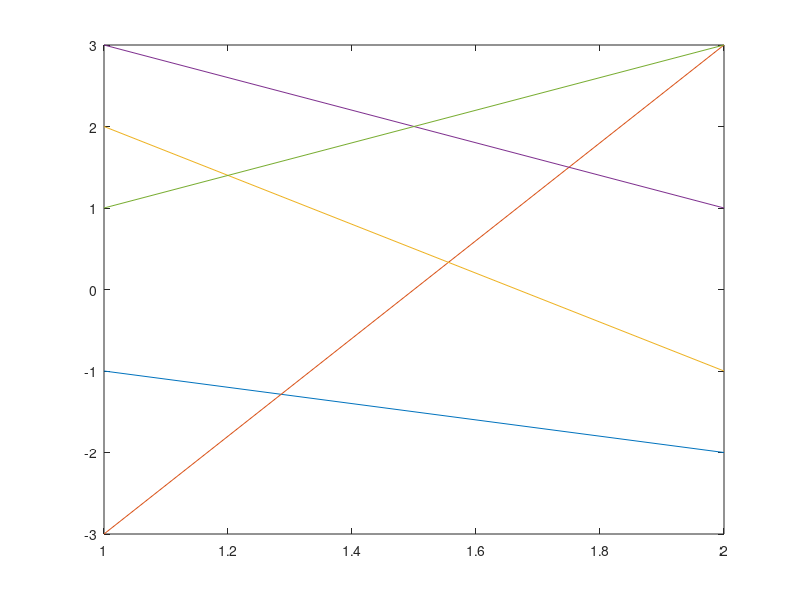

MATLAB code for this plot:
r = [-1
        -2];
s = [-3
         3];
u = [2
        -1];
v = [3
        1];
w = [1
        3];

M = [-1 -3  2  3  1;
     -2  3 -1  1  3];

plot(M);

rs = 0;
uv = 0;
sv = 0;

for i = 1:2
    rs = rs + r(i)*s(i);
end

for i = 1:2
    uv = uv + u(i)*v(i);
end

for i = 1:2
    sv = sv + s(i)*v(i);
end

fileID = fopen('obach_p4_rs.txt','w');
fprintf(fileID,'%d', rs);
fclose(fileID);

fileID = fopen('obach_p4_sv.txt','w');
fprintf(fileID,'%d', sv);
fclose(fileID);

fileID = fopen('obach_p4_uv.txt','w');
fprintf(fileID,'%d', uv);
fclose(fileID);